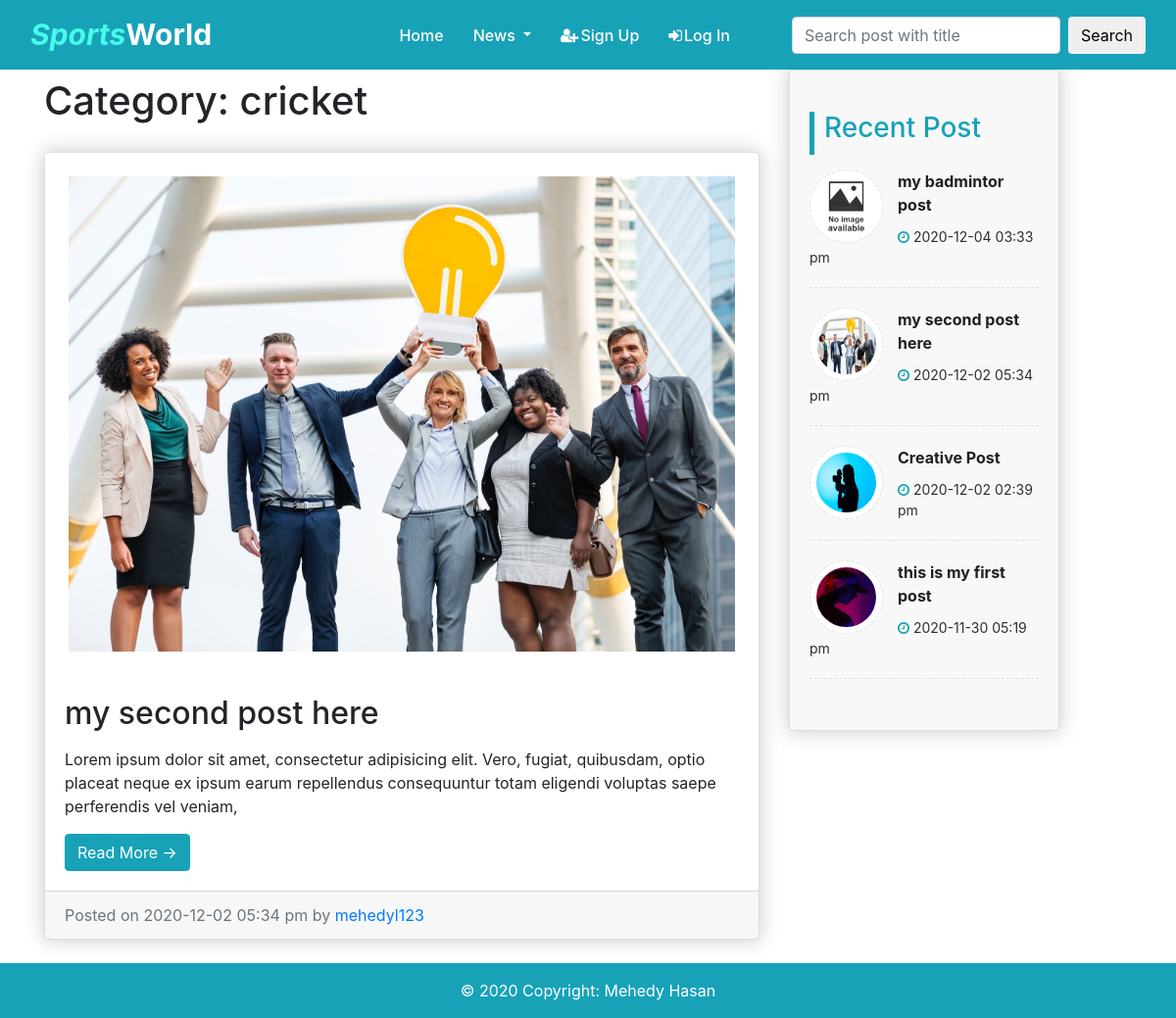
/categorized?key=cricket, run on the app's committed database.
### tables this page shows
CREATE TABLE `posts` (
  `id` int(11) NOT NULL,
  `title` varchar(250) NOT NULL,
  `category` varchar(50) NOT NULL,
  `image` varchar(100) NOT NULL,
  `description` varchar(10000) NOT NULL,
  `authorName` varchar(100) NOT NULL,
  `authorId` varchar(50) NOT NULL,
  `createdAt` varchar(50) NOT NULL,
  `publish` int(1) NOT NULL
);

### categorized.php (the view)
<?php
include("includes/conn.php");
include("includes/header.php");
include("includes/menubar.php");
$id = $_GET['key'];
?>
<section class="post-area">
    <div class="container">
        <div class="row">
            <div class=" col-lg-8 col-md-8 col-sm-10 md-mx-auto">
                <h1 class="py-2">Category: <?php echo $id; ?></h1>
            <?php
                $query = mysqli_query($conn,"select * from posts where category = '$id' order by id desc");
                if(mysqli_num_rows($query)>0){
                while($row = mysqli_fetch_array($query)){
                    ?>
                <div class="card mb-4">
                    <img class="card-img-top p-4" src="img/<?php if(!empty($row['image']))echo $row['image'];else echo'no_image.jpg' ?>" alt="Card image cap">
                    <div class="card-body">
                        <h2 class="card-title"><?php echo $row['title']; ?></h2>
                        <p class="card-text"><?php echo substr($row['description'], 0, 200); ?></p>
                        <a href="singlepost?key=<?php echo $row['id']; ?>" class="btn btn-info">Read More &rarr;</a>
                    </div>
                    <div class="card-footer text-muted">
                        Posted on <?php echo $row['createdAt']; ?> by
                        <a href="#"><?php echo $row['authorName']; ?></a>
                    </div>
                </div>
                <?php } }
                else{
                    echo "<h1>Couldn't Find any post on this category</h1>";
                }
                ?>
            </div>
            <div class="col-lg-4 col-sm-10 position-sticky md-mx-auto">
                <?php
                include('includes/sidebar.php');
                ?>
            </div>
        </div>
    </div>
</section>
<?php
include("includes/footer.php");
?>

### includes/sidebar.php (shortened to what this page needs)
   <div class="sidebar widget position-fixed">
    <h3 class="text-info">Recent Post</h3>
    <ul>
        <?php
        $query= mysqli_query($conn,"select * from posts where publish=1 order by id desc limit 4");
        while($row = mysqli_fetch_array($query)){
        ?>
        <li>
            <div class="sidebar-thumb">
                <img class="animated rollIn" src="img/<?php if(!empty($row['image']))echo $row['image'];else echo'no_image.jpg' ?>" alt="" />
            </div>
            <div class="sidebar-content">
                <h5 class="animated bounceInRight"><a href="singlepost?key=<?php echo $row['id']; ?>"><?php echo $row['title']; ?></a></h5>
            </div>
            <div class="sidebar-meta">
                <span class="time" ><i class="fa fa-clock-o"></i> <?php echo $row['createdAt']; ?></span>
            </div>
        </li>
        <?php }
        ?>
    </ul>
</div>

### style.css (style rules this page uses)
* { margin: 0; padding: 0; box-sizing: border-box !important; }
body { min-height: 100vh !important; }
.post-area { min-height: 83vh !important; }
.card { margin-top: 20px !important; box-shadow: 0px 0px 20px 1px rgba(0, 0, 0, 0.2); }
.post-area h5 { margin: 0; }
.post-area h3 { color: #17a2b8 !important; margin: 10px 0px 15px; padding-bottom:10px; padding-left: 10px; border-left: 5px solid #17a2b8 !important; }
.sidebar { box-shadow: 0px 0px 20px 1px rgba(0, 0, 0, 0.2); }
.sidebar.widget { background: #f8f8f8; border: 1px solid #ddd; padding: 32px 20px; max-width: 23%; }
.sidebar.widget ul { margin: 0px; padding: 0; overflow: hidden; }
.sidebar.widget ul li { overflow: hidden; font-size: 14px; margin-bottom: 20px; border-bottom: 1px dashed #ddd; padding-bottom: 20px }
.sidebar-thumb { float: left; overflow: hidden; margin-right: 15px; }
.sidebar-thumb img { background: #fff; border: 1px dashed #e0e0e0; padding: 6px; height: 75px; width: 75px; -webkit-border-radius: 100px; -moz-border-radius: 100px; border-radius: 100px; }
.sidebar-content h5 { font-size: 16px; cursor: pointer; line-height: 24px; }
.sidebar-content h5 a { color: #202020; outline: 0 none; text-decoration: none; font-weight: bold }
.sidebar-meta { margin-top: 10px; }
.sidebar-meta span { color: #2e2e2e; }
.sidebar-meta span.time { margin-right: 10px; }
.sidebar-meta span i { color: #17a2b8 !important; }

### includes/sidebar.php (style rules this page uses)
.sidebar.widget { width: 100%; }

### data on the page
posts: image (picture), title "my second post here", description "Lorem ipsum dolor sit amet, consectetur adipisicing elit. Vero, fugiat, quibusdam, optio placeat neque ex ipsum earum repellendus consequuntur totam eligendi voluptas saepe perferendis vel veniam,", createdAt "2020-12-02 05:34 pm", authorName "mehedyl123"
posts: title "my badmintor post", createdAt "2020-12-04 03:33 pm"
posts: image (picture), title "Creative Post", createdAt "2020-12-02 02:39 pm"
posts: image (picture), title "this is my first post", createdAt "2020-11-30 05:19 pm"

### other printed values
$id "cricket"
